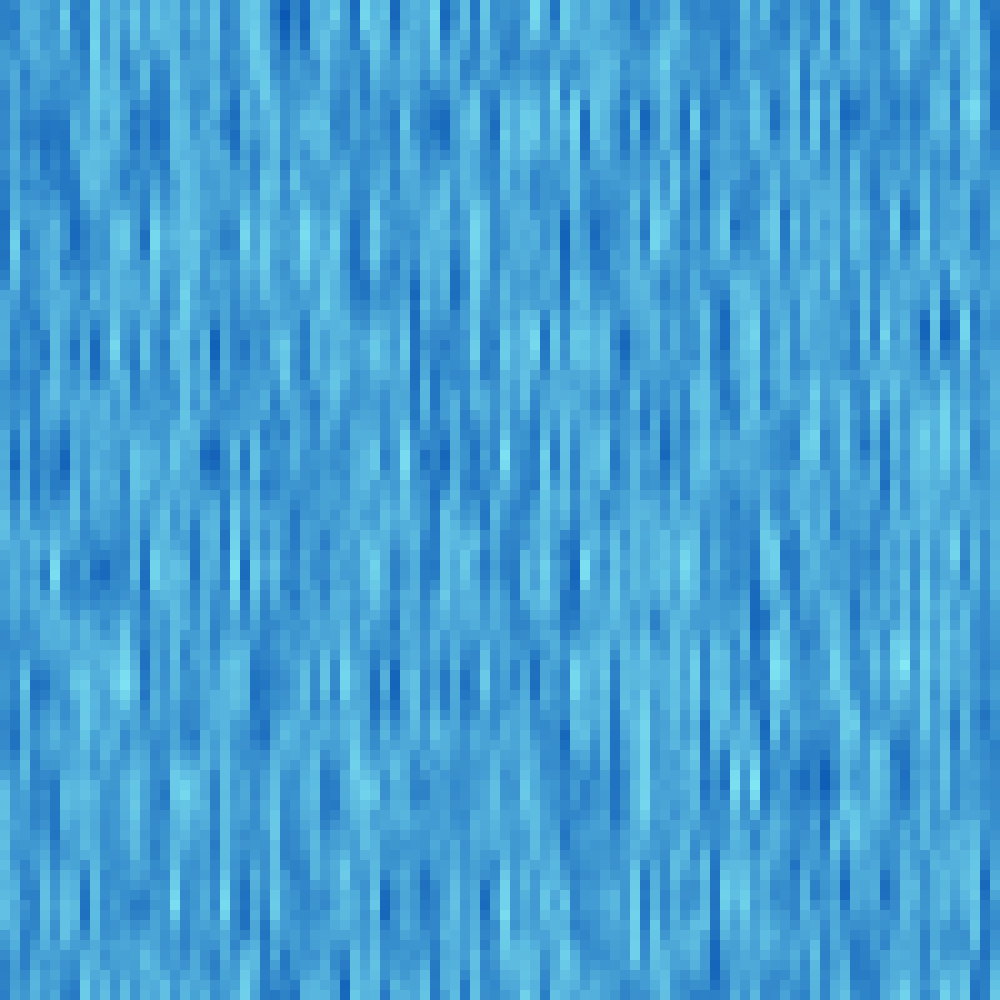
Frame 1 (no input)
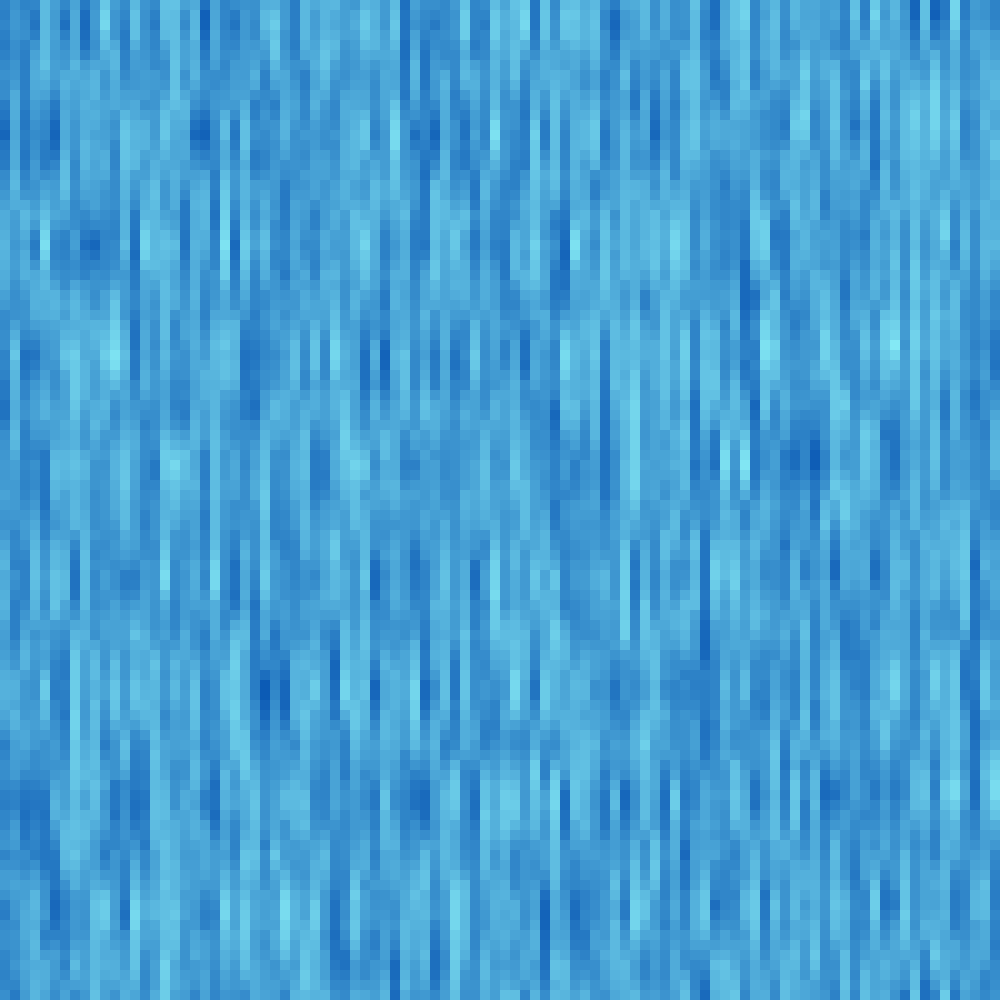
Frame 60 (the mouse pressed at the canvas centre just before this capture)
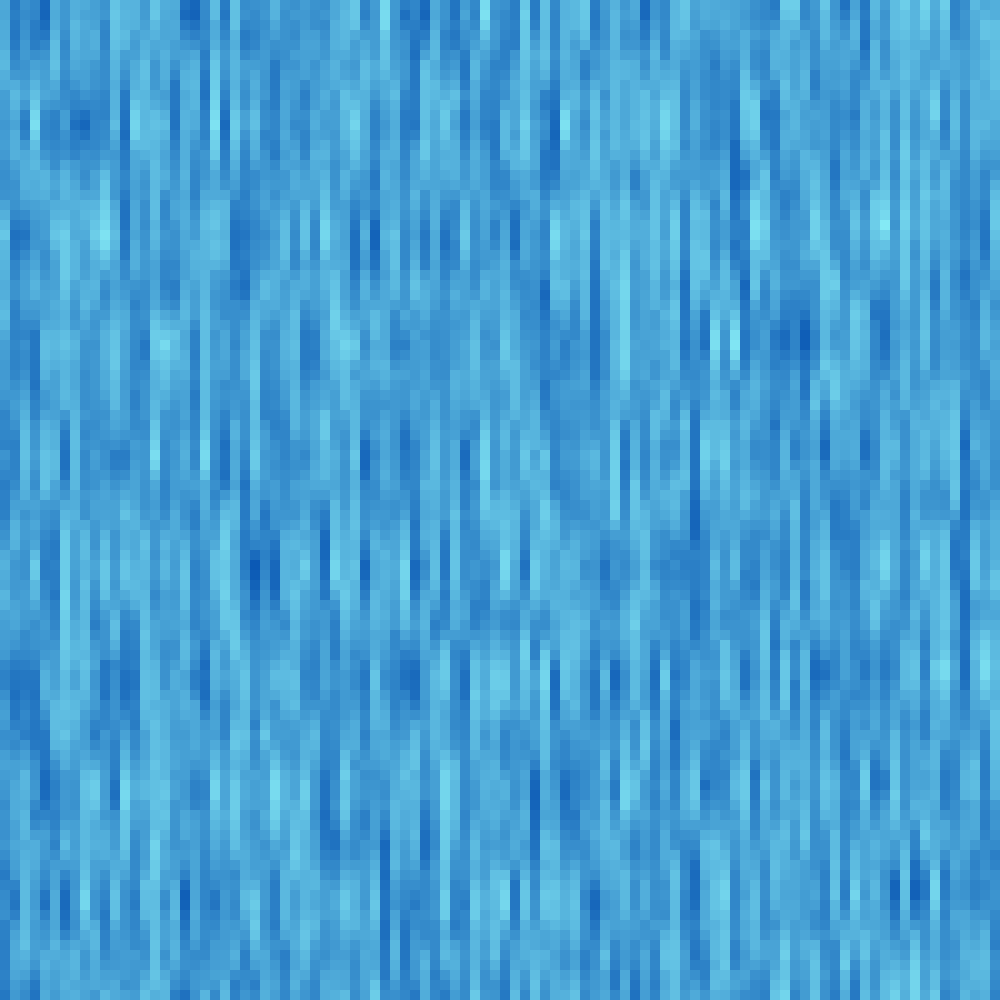
Frame 120 (the mouse held since frame 60 and released just before this capture)

The Processing sketch that drew these frames (run headless with seeded random() and noise(); from frame 60 on, the mouse is pressed at the canvas centre):

// Processing sketch: Noise
// ── Noise.pde
int cellSize=10;
color colors[][];
int cols, rows;

void setup(){
  size(1000,1000);
  noStroke();
  cols=width/cellSize;
  rows=height/cellSize;
  colors=new color[cols][rows];
  for(int i=0;i<cols;i++){
    for(int j=0;j<rows;j++){
      colors[i][j]=color(0,0,random(100,255));
    }
  }
}

void draw(){
  float inc=.09;
  float xoff=0;
  float yoff=0;
  for(int i=0;i<cols;i++){
    for(int j=0;j<rows;j++){
      //colors[i][j]=color(0,0,random(100,255));
      xoff+=inc;
      yoff+=inc;
      float noiseVal=noise(xoff+millis()*.01,yoff+millis()*.01);
      colors[i][j]=color(map(noiseVal,0,1,0,150),map(noiseVal,0,1,76,255),map(noiseVal,0,1,175,255));
    }
  }
  for(int i=0;i<cols;i++){
    for(int j=0;j<rows;j++){
      fill(colors[i][j]);
      rect(i*cellSize,j*cellSize,cellSize,cellSize);
    }
  }
}
